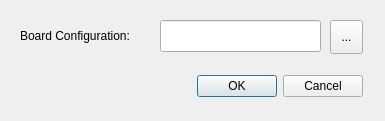
<?xml version="1.0" encoding="UTF-8"?>
<ui version="4.0">
 <class>ConfigImportDialog</class>
 <widget class="QDialog" name="ConfigImportDialog">
  <property name="geometry">
   <rect>
    <x>0</x>
    <y>0</y>
    <width>385</width>
    <height>121</height>
   </rect>
  </property>
  <property name="palette">
   <palette>
    <active/>
    <inactive/>
    <disabled/>
   </palette>
  </property>
  <property name="windowTitle">
   <string>Import Board Configuration</string>
  </property>
  <property name="styleSheet">
   <string notr="true"/>
  </property>
  <widget class="QDialogButtonBox" name="buttonBox">
   <property name="geometry">
    <rect>
     <x>22</x>
     <y>70</y>
     <width>341</width>
     <height>32</height>
    </rect>
   </property>
   <property name="palette">
    <palette>
     <active>
      <colorrole role="WindowText">
       <brush brushstyle="SolidPattern">
        <color alpha="255">
         <red>0</red>
         <green>0</green>
         <blue>0</blue>
        </color>
       </brush>
      </colorrole>
      <colorrole role="Dark">
       <brush brushstyle="SolidPattern">
        <color alpha="255">
         <red>127</red>
         <green>166</green>
         <blue>53</blue>
        </color>
       </brush>
      </colorrole>
      <colorrole role="Mid">
       <brush brushstyle="SolidPattern">
        <color alpha="255">
         <red>105</red>
         <green>136</green>
         <blue>43</blue>
        </color>
       </brush>
      </colorrole>
      <colorrole role="Text">
       <brush brushstyle="SolidPattern">
        <color alpha="255">
         <red>0</red>
         <green>0</green>
         <blue>0</blue>
        </color>
       </brush>
      </colorrole>
      <colorrole role="ButtonText">
       <brush brushstyle="SolidPattern">
        <color alpha="255">
         <red>0</red>
         <green>0</green>
         <blue>0</blue>
        </color>
       </brush>
      </colorrole>
      <colorrole role="PlaceholderText">
       <brush brushstyle="NoBrush">
        <color alpha="128">
         <red>0</red>
         <green>0</green>
         <blue>0</blue>
        </color>
       </brush>
      </colorrole>
     </active>
     <inactive>
      <colorrole role="WindowText">
       <brush brushstyle="SolidPattern">
        <color alpha="255">
         <red>0</red>
         <green>0</green>
         <blue>0</blue>
        </color>
       </brush>
      </colorrole>
      <colorrole role="Dark">
       <brush brushstyle="SolidPattern">
        <color alpha="255">
         <red>127</red>
         <green>166</green>
         <blue>53</blue>
        </color>
       </brush>
      </colorrole>
      <colorrole role="Mid">
       <brush brushstyle="SolidPattern">
        <color alpha="255">
         <red>105</red>
         <green>136</green>
         <blue>43</blue>
        </color>
       </brush>
      </colorrole>
      <colorrole role="Text">
       <brush brushstyle="SolidPattern">
        <color alpha="255">
         <red>0</red>
         <green>0</green>
         <blue>0</blue>
        </color>
       </brush>
      </colorrole>
      <colorrole role="ButtonText">
       <brush brushstyle="SolidPattern">
        <color alpha="255">
         <red>0</red>
         <green>0</green>
         <blue>0</blue>
        </color>
       </brush>
      </colorrole>
      <colorrole role="PlaceholderText">
       <brush brushstyle="NoBrush">
        <color alpha="128">
         <red>0</red>
         <green>0</green>
         <blue>0</blue>
        </color>
       </brush>
      </colorrole>
     </inactive>
     <disabled>
      <colorrole role="WindowText">
       <brush brushstyle="SolidPattern">
        <color alpha="255">
         <red>127</red>
         <green>166</green>
         <blue>53</blue>
        </color>
       </brush>
      </colorrole>
      <colorrole role="Dark">
       <brush brushstyle="SolidPattern">
        <color alpha="255">
         <red>127</red>
         <green>166</green>
         <blue>53</blue>
        </color>
       </brush>
      </colorrole>
      <colorrole role="Mid">
       <brush brushstyle="SolidPattern">
        <color alpha="255">
         <red>105</red>
         <green>136</green>
         <blue>43</blue>
        </color>
       </brush>
      </colorrole>
      <colorrole role="Text">
       <brush brushstyle="SolidPattern">
        <color alpha="255">
         <red>127</red>
         <green>166</green>
         <blue>53</blue>
        </color>
       </brush>
      </colorrole>
      <colorrole role="ButtonText">
       <brush brushstyle="SolidPattern">
        <color alpha="255">
         <red>127</red>
         <green>166</green>
         <blue>53</blue>
        </color>
       </brush>
      </colorrole>
      <colorrole role="PlaceholderText">
       <brush brushstyle="NoBrush">
        <color alpha="128">
         <red>0</red>
         <green>0</green>
         <blue>0</blue>
        </color>
       </brush>
      </colorrole>
     </disabled>
    </palette>
   </property>
   <property name="styleSheet">
    <string notr="true"/>
   </property>
   <property name="orientation">
    <enum>Qt::Horizontal</enum>
   </property>
   <property name="standardButtons">
    <set>QDialogButtonBox::Cancel|QDialogButtonBox::Ok</set>
   </property>
  </widget>
  <widget class="QLabel" name="board_config_path_label">
   <property name="geometry">
    <rect>
     <x>20</x>
     <y>20</y>
     <width>141</width>
     <height>32</height>
    </rect>
   </property>
   <property name="styleSheet">
    <string notr="true">background-color: {rgb(185, 212, 125)}</string>
   </property>
   <property name="text">
    <string>Board Configuration:</string>
   </property>
  </widget>
  <widget class="QLineEdit" name="board_config_path">
   <property name="geometry">
    <rect>
     <x>160</x>
     <y>20</y>
     <width>161</width>
     <height>32</height>
    </rect>
   </property>
   <property name="toolTip">
    <string>&lt;html&gt;&lt;head/&gt;&lt;body&gt;&lt;p&gt;Path to board configuration file&lt;/p&gt;&lt;/body&gt;&lt;/html&gt;</string>
   </property>
  </widget>
  <widget class="QToolButton" name="select_config_path_button">
   <property name="geometry">
    <rect>
     <x>330</x>
     <y>20</y>
     <width>33</width>
     <height>34</height>
    </rect>
   </property>
   <property name="toolTip">
    <string>&lt;html&gt;&lt;head/&gt;&lt;body&gt;&lt;p&gt;Select location of board configuration file&lt;/p&gt;&lt;/body&gt;&lt;/html&gt;</string>
   </property>
   <property name="text">
    <string>...</string>
   </property>
   <property name="icon">
    <iconset resource="resources.qrc">
     <normaloff>:/icons/folder.png</normaloff>:/icons/folder.png</iconset>
   </property>
   <property name="iconSize">
    <size>
     <width>25</width>
     <height>25</height>
    </size>
   </property>
  </widget>
 </widget>
 <resources>
  <include location="resources.qrc"/>
 </resources>
 <connections>
  <connection>
   <sender>buttonBox</sender>
   <signal>accepted()</signal>
   <receiver>ConfigImportDialog</receiver>
   <slot>accept()</slot>
   <hints>
    <hint type="sourcelabel">
     <x>248</x>
     <y>254</y>
    </hint>
    <hint type="destinationlabel">
     <x>157</x>
     <y>274</y>
    </hint>
   </hints>
  </connection>
  <connection>
   <sender>buttonBox</sender>
   <signal>rejected()</signal>
   <receiver>ConfigImportDialog</receiver>
   <slot>reject()</slot>
   <hints>
    <hint type="sourcelabel">
     <x>316</x>
     <y>260</y>
    </hint>
    <hint type="destinationlabel">
     <x>286</x>
     <y>274</y>
    </hint>
   </hints>
  </connection>
 </connections>
</ui>
